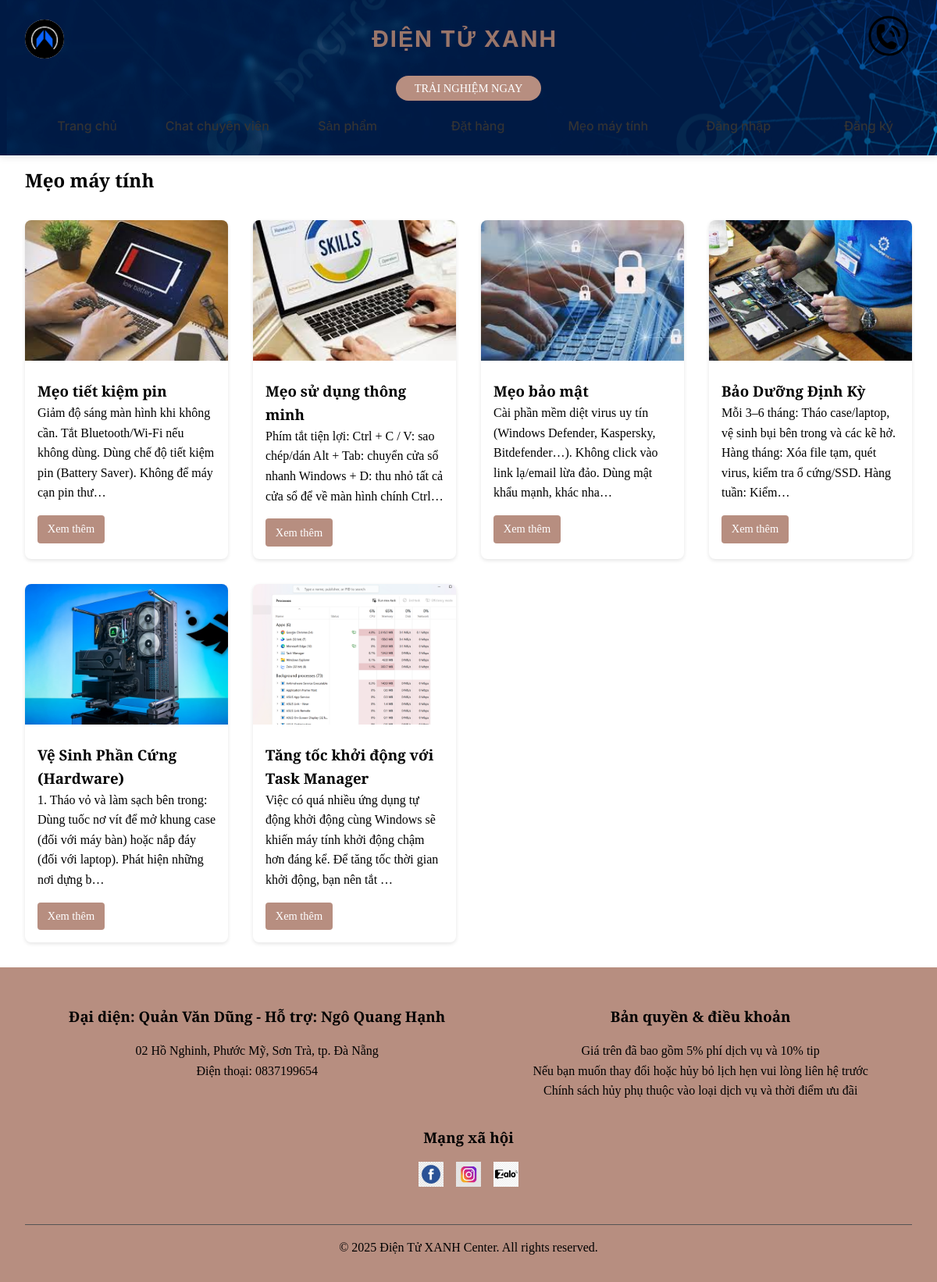
The app's page /tips/ with its own data.
### tips/models.py (models this page shows, shortened)
class BeautyTip(models.Model):
    category = models.ForeignKey(BeautyTipCategory, on_delete=models.SET_NULL, null=True, blank=True)
    title = models.CharField(max_length=200)
    slug = models.SlugField(max_length=200, unique=True)
    content = models.TextField()
    image = models.ImageField(upload_to='tips/', blank=True)
    is_featured = models.BooleanField(default=False)
    created_at = models.DateTimeField(auto_now_add=True)
    updated_at = models.DateTimeField(auto_now=True)
    views = models.PositiveIntegerField(default=0)
    class Meta:
        ordering = ['-is_featured', '-created_at']
    def get_absolute_url(self):
        if not self.slug:
            return reverse('tips:admin_tip_list')
        return reverse('tips:detail', kwargs={'slug': self.slug})

### tips/views.py (the view)
# urls.py: path('', views.tip_list, name='list'),
def tip_list(request):
    tip_list = BeautyTip.objects.all().order_by('-created_at')
    paginator = Paginator(tip_list, 8)
    page_number = request.GET.get('page')
    tips = paginator.get_page(page_number)
    return render(request, 'tips/list.html', {'tips': tips})

### templates/tips/list.html
{% extends 'base.html' %}
{% block content %}
<section class="tips">
    <h1>Mẹo máy tính</h1>
    <div class="tip-grid">
        {% for tip in tips %}
        <div class="tip-card">
            {% if tip.image %}
            <img src="{{ tip.image.url }}" alt="{{ tip.title }}" class="tip-image">
            {% endif %}
            <h3>{{ tip.title |truncatechars:43 }}</h3>
            <p>{{ tip.content|truncatechars:150 }}</p>
            <a href="{{ tip.get_absolute_url }}" class="btn-small">Xem thêm</a>
        </div>
        {% endfor %}
    </div>
</section>
{% endblock %}

### static/css/style.css (style rules this page uses)
* { margin: 0; padding: 0; box-sizing: border-box; font-family: 'Cormorant Garamond', serif; scroll-behavior: smooth; }
body { font-family: 'Cormorant Garamond', serif; line-height: 1.6; color: #000000; background-color: white !important; }
h1, h2, h3, h4, h5, h6, p, a, span, li, .btn, .btn-small, input, textarea, select, .navbar, .footer, .service-card, .tip-card { font-family: 'Cormorant Garamond', serif; }
h1, h2, h3 { font-weight: 600; }
body, p { font-weight: 400; }
.btn, .btn-small { font-weight: 500; }
.tip-grid { display: grid; grid-template-columns: repeat(auto-fill, minmax(250px, 1fr)); gap: 2rem; margin-top: 2rem; }
.tip-card { background: #fff; border-radius: 8px; overflow: hidden; box-shadow: 0 2px 5px rgba(0,0,0,0.1); transition: transform 0.3s; }
.tip-image { width: 100%; height: 180px; object-fit: cover; }
.tip-card h3 { padding: 1rem 1rem 0; color: #000000; }
.tip-card p { padding: 0 1rem 1rem; color: #000000; }
.btn-small { display: inline-block; background-color: #B78E80; color: white; padding: 0.4rem 0.8rem; border-radius: 4px; text-decoration: none; font-size: 0.9rem; margin: 0 1rem 1rem; transition: background-color 0.3s; }

### records on screen
BeautyTip: image (picture), title "Mẹo tiết kiệm pin", content "Giảm độ sáng màn hình khi không cần. Tắt Bluetooth/Wi-Fi nếu không dùng. Dùng chế độ tiết kiệm pin (Battery Saver). Không để máy cạn pin thư…"
BeautyTip: image (picture), title "Mẹo sử dụng thông minh", content "Phím tắt tiện lợi: Ctrl + C / V: sao chép/dán Alt + Tab: chuyển cửa sổ nhanh Windows + D: thu nhỏ tất cả cửa sổ để về màn hình chính Ctrl…"
BeautyTip: image (picture), title "Mẹo bảo mật", content "Cài phần mềm diệt virus uy tín (Windows Defender, Kaspersky, Bitdefender…). Không click vào link lạ/email lừa đảo. Dùng mật khẩu mạnh, khác nha…"
BeautyTip: image (picture), title "Bảo Dưỡng Định Kỳ", content "Mỗi 3–6 tháng: Tháo case/laptop, vệ sinh bụi bên trong và các kẽ hở. Hàng tháng: Xóa file tạm, quét virus, kiểm tra ổ cứng/SSD. Hàng tuần: Kiểm…"
BeautyTip: image (picture), title "Vệ Sinh Phần Cứng (Hardware)", content "1. Tháo vỏ và làm sạch bên trong: Dùng tuốc nơ vít để mở khung case (đối với máy bàn) hoặc nắp đáy (đối với laptop). Phát hiện những nơi dựng b…"
BeautyTip: image (picture), title "Tăng tốc khởi động với Task Manager", content "Việc có quá nhiều ứng dụng tự động khởi động cùng Windows sẽ khiến máy tính khởi động chậm hơn đáng kể. Để tăng tốc thời gian khởi động, bạn nên tắt …"
